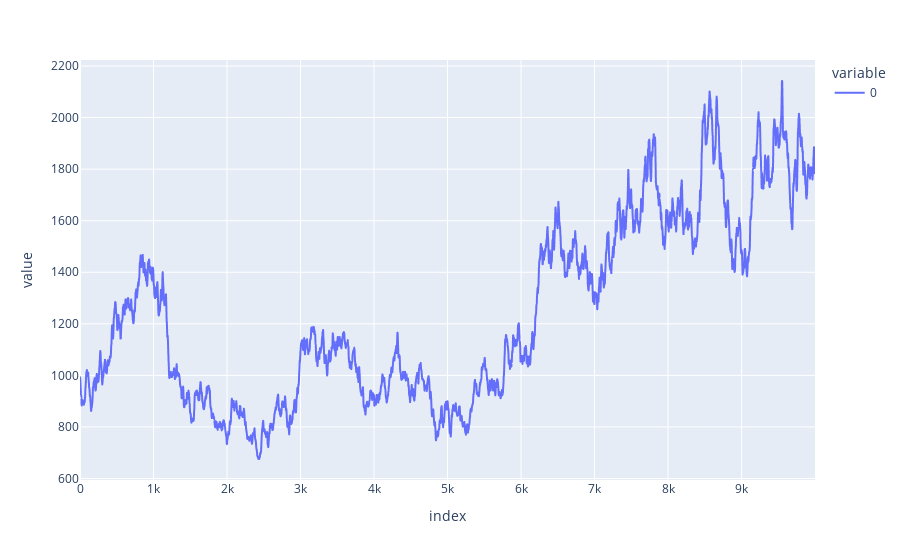

Write notebook code for a chart like this one.
### Code cell
shortRegression = pd.read_csv("/home/leon/projects/epsilon-ensemble/data/autorergression3-0,2.txt", sep="\n", header=None)
plt.plot(shortRegression, "line")

### Figure 1 — Plotly figure (JSON) as saved in the notebook; plotly's stock layout.template omitted (floating-point values rounded to 4 significant figures; data arrays with more than 128 entries replaced by an {"elided": "..."} marker saying what was removed)
{"data": [{"hovertemplate": "variable=0<br>index=%{x}<br>value=%{y}<extra></extra>", "legendgroup": "0", "line": {"color": "#636efa", "dash": "solid"}, "mode": "lines", "name": "0", "showlegend": true, "type": "scattergl", "x": {"elided": "10000 int values"}, "xaxis": "x", "y": {"elided": "10000 float values"}, "yaxis": "y"}], "layout": {"legend": {"title": {"text": "variable"}, "tracegroupgap": 0}, "margin": {"t": 60}, "xaxis": {"anchor": "y", "domain": [0, 1], "title": {"text": "index"}}, "yaxis": {"anchor": "x", "domain": [0, 1], "title": {"text": "value"}}}}
